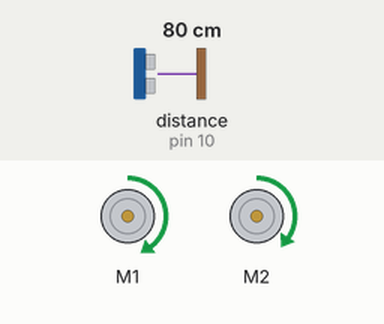
Recording of a sketch running on a simulated Arduino Uno, built with avr-gcc and run on an emulated ATmega328P. Shown: 2 × DC motor (green arrow = forward, orange = backward, longer = faster). The inputs (shaded band) are chosen by the test bench; at power-on: distance to the obstacle (sensor on pin 10) 80 cm. The echo pulse lasts 58.3 µs per cm.

Above: at 1.2 s.
1.3 s: distance to the obstacle (sensor on pin 10) set to 2 cm
At 2.4 s:
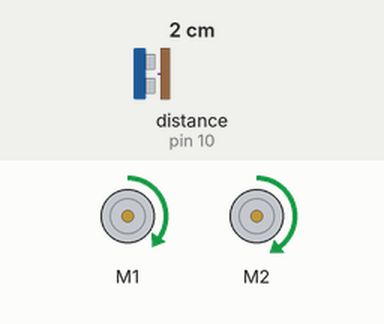
2.8 s: distance to the obstacle (sensor on pin 10) set to 33 cm
At 3.4 s:
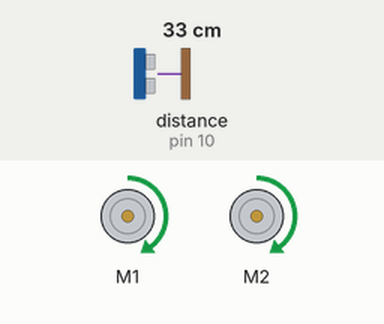
4.3 s: distance to the obstacle (sensor on pin 10) set to 27 cm
5.8 s: distance to the obstacle (sensor on pin 10) set to 22 cm
At 6.3 s:
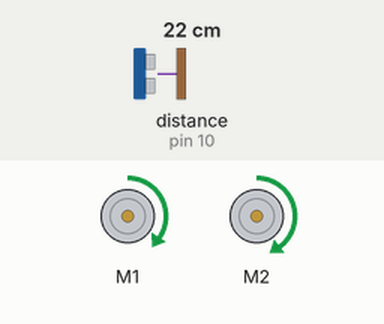
7.3 s: distance to the obstacle (sensor on pin 10) set to 60 cm
At 8.1 s:
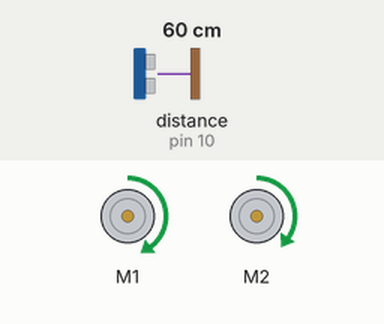
8.8 s: distance to the obstacle (sensor on pin 10) set to 4 cm
At 9.8 s:
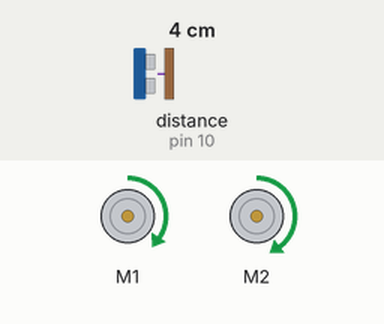
Timing chart, 0 to 11.3 s (numbered marks = the images above; inputs shaded):
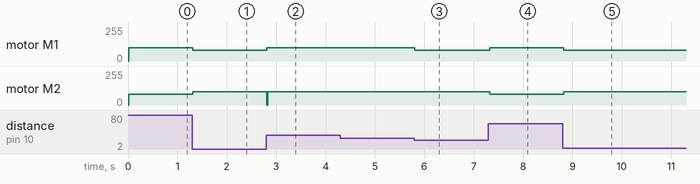

Measured:
- after the input at 1.3 s, motor M1: forward 99/255 → forward 79/255 at once; motor M2: forward 79/255 → forward 99/255 at once
- after the input at 2.8 s, motor M1: forward 79/255 → forward 99/255 at once; motor M2: forward 99/255 → stopped at once, → forward 99/255 0.02 s later
- after the input at 4.3 s, every drawn part: stays the same
- after the input at 5.8 s, motor M1: forward 99/255 → forward 79/255 at once
- after the input at 7.3 s, motor M1: forward 79/255 → forward 99/255 at once; motor M2: forward 99/255 → forward 79/255 at once
- after the input at 8.8 s, motor M1: forward 99/255 → forward 79/255 at once; motor M2: forward 79/255 → forward 99/255 at once

The sketch:

BANG_Edgefollow_Redbot_of_Doom.ino
```cpp
// Fixed Priority ARbitration controller for Redbot using 2 echo sensors and 2 photoresistors
// Robot is a photovore with collision avoidance
// Control software accounts for failure of 1/4 sensors
// Includes random drive if all else fails
#include <RedBot.h>
#include <RedBotSoftwareSerial.h>
#include <NewPing.h>

#define sonar_trig_right 11
#define sonar_echo_right 10

NewPing sonar_right (sonar_trig_right, sonar_echo_right, 100);
RedBotMotors motors;
int motorspeed = 100;
int setpoint = 30;
int hysteresis = 5;


void setup() {
  Serial.begin(9600);
}

void loop() {
  if ((readRightEcho() > setpoint - hysteresis) && (readRightEcho() < setpoint + hysteresis))
  {
    motors.stop();
    motors.drive(motorspeed);
    }
  else if ((readRightEcho() > setpoint + hysteresis))
  {
    motors.stop();
    motors.leftDrive(motorspeed);
    motors.rightDrive(motorspeed*0.8);
    }
  else if ((readRightEcho() < setpoint - hysteresis))
  {
    motors.stop();
    motors.leftDrive(motorspeed*0.8);
    motors.rightDrive(motorspeed);
    }

}


// *****************************************************************
// Sensor Methods
// *****************************************************************
int readRightEcho()
{
  int right = sonar_right.ping_cm();
  return right;
  }

// *****************************************************************
// Motor Methods
// *****************************************************************
void motors_drive()
{
  motors.stop();
  motors.drive(motorspeed);
  }

void motors_left()
{
  motors.stop();
  motors.rightMotor(motorspeed);
  }

void motors_right()
{
  motors.stop();
  motors.leftMotor(motorspeed);
  }
```
